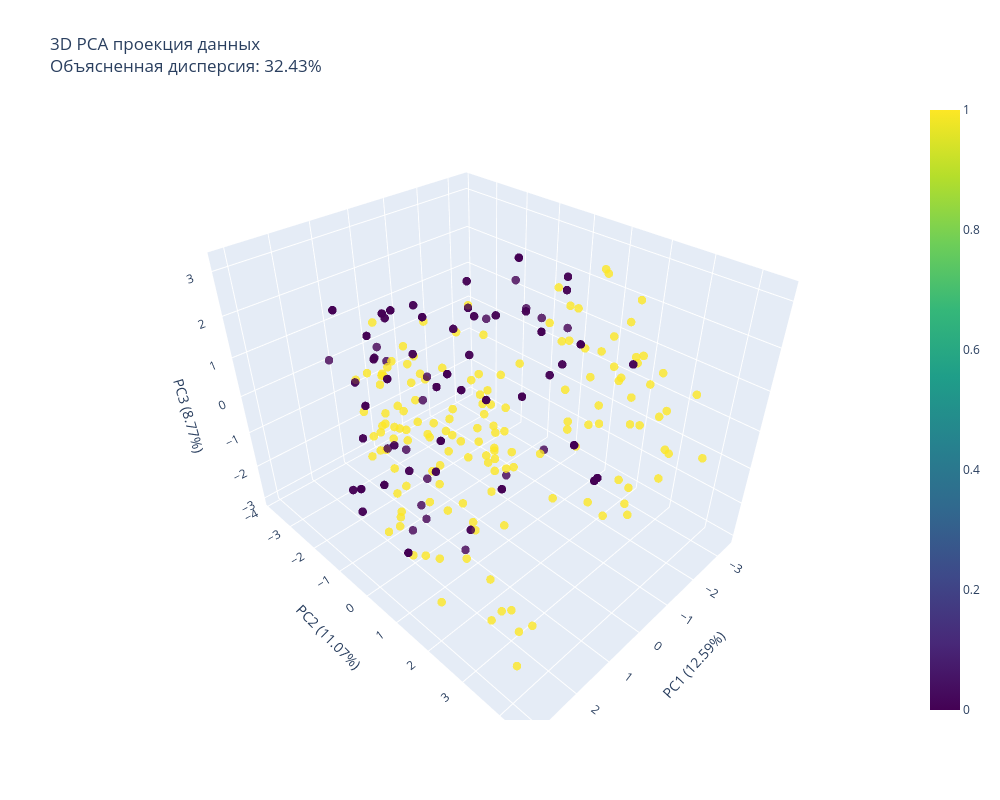

Source (notebook cell):
### Markdown cell above
### 3D визуализация

### Code cell
visualizer.plot_interactive_3d(X_scaled, y_encoded, feature_names)

### Figure 1 — Plotly figure (JSON) as saved in the notebook; plotly's stock layout.template omitted (floating-point values rounded to 4 significant figures; data arrays with more than 128 entries replaced by an {"elided": "..."} marker saying what was removed)
{"data": [{"hoverinfo": "text", "marker": {"color": {"elided": "296 int values"}, "colorscale": [[0, "#440154"], [0.1111, "#482878"], [0.2222, "#3e4989"], [0.3333, "#31688e"], [0.4444, "#26828e"], [0.5556, "#1f9e89"], [0.6667, "#35b779"], [0.7778, "#6ece58"], [0.8889, "#b5de2b"], [1, "#fde725"]], "opacity": 0.8, "showscale": true, "size": 5}, "mode": "markers", "text": {"elided": "296 str values"}, "type": "scatter3d", "x": {"elided": "296 float values"}, "y": {"elided": "296 float values"}, "z": {"elided": "296 float values"}}], "layout": {"height": 800, "scene": {"xaxis": {"title": {"text": "PC1 (12.59%)"}}, "yaxis": {"title": {"text": "PC2 (11.07%)"}}, "zaxis": {"title": {"text": "PC3 (8.77%)"}}}, "title": {"text": "3D PCA проекция данных<br>Объясненная дисперсия: 32.43%"}, "width": 1000}}
